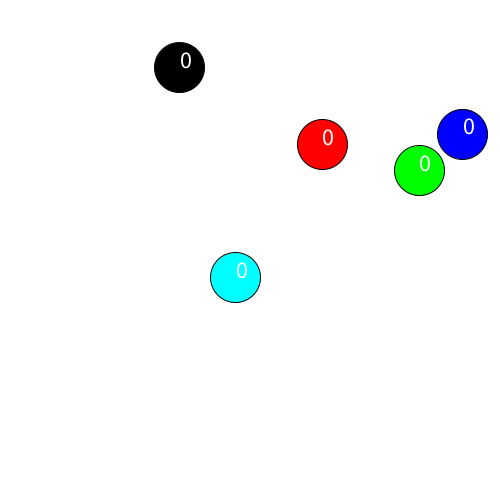
Frame 1 (no input)
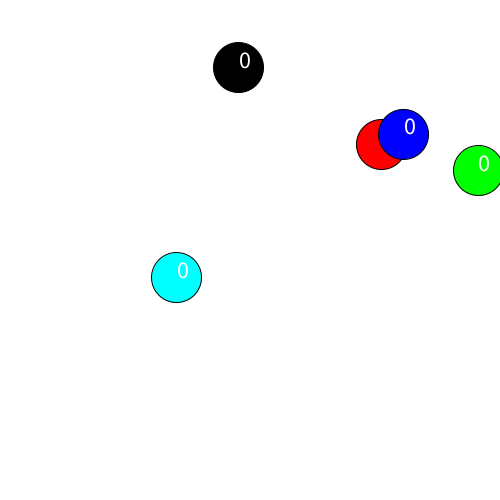
Frame 60 (the mouse pressed at the canvas centre just before this capture)
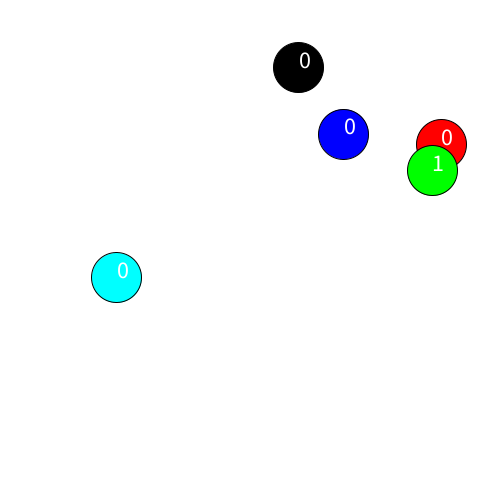
Frame 120 (the mouse held since frame 60 and released just before this capture)

The Processing sketch that drew these frames (run headless with seeded random() and noise(); from frame 60 on, the mouse is pressed at the canvas centre):

// Processing sketch: AT_11111_1
// ── AT_11111_1.pde
float [] circleX = new float[5];
float [] circleY = new float[5];
int[] counts = {0,0,0,0,0};
int [] direction = {1, -1, 1, -1, 1};//벽에 다섯 번 부딪히면 사라지니까 이렇게 array 해야 공마다 다르게 ㄱ
color [] colors = {#ff0000, #0000ff, #00ff00, #00ffff, #000000};

void setup(){
  size(500,500);
//  circleX = new float[5];
//  circleY = new float[5];
  
  for(int i = 0 ; i<5 ; i++){
    circleX[i] = random(25, 500-15);
    circleY[i] = random(25, 500-15);
  }
}

void draw(){
  background(255);
  for(int i = 0; i<5; i++){
    if(counts[i]<5){
    fill(colors[i]);
    circle(circleX[i], circleY[i], 50);
    }
    textSize(24);
    fill(255);
    text(counts[i], circleX[i], circleY[i]);
  }
  for(int i = 0; i<5; i++){ // 같은 draw 긴하지만 for 나눠서 씀 !!!!!!!!!! if문 나눈고 .. 웅 .. ㅠㅠ 어려워
    if((circleX[i]-15<0) || (circleX[i] +15 > 500)){
      direction[i] *= -1;
      counts[i]++; //이게 중요하ㄴ[ㅔ
    }
    else{
    }
    circleX[i] += direction[i];

  }
}
